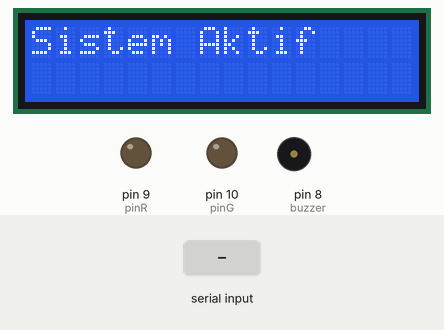
Simulated run of this sketch. Board: Arduino Uno, built with avr-gcc and run on an emulated ATmega328P. On the bench: 16×2 character LCD, output pins drawn as LEDs (lit = HIGH), buzzer (waves = sounding). The test bench sets the inputs (shaded band).

Above: at 1.2 s.
1.3 s: "0\n" received over Serial
At 2.0 s:
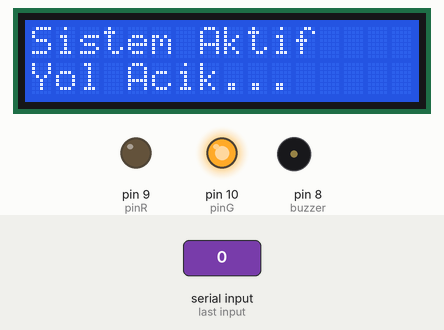
2.8 s: "1\n" received over Serial
At 4.0 s:
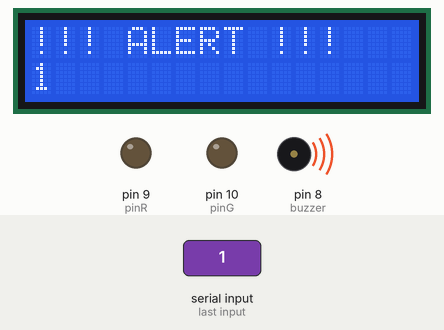
4.3 s: "2\n" received over Serial
At 5.4 s:
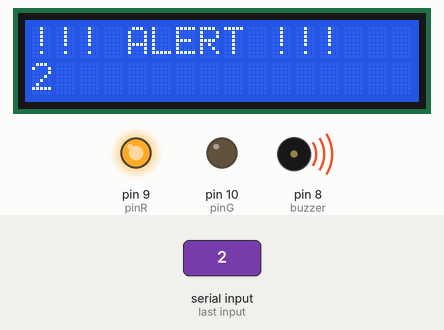
Timing chart, 0 to 7.3 s (numbered marks = the images above; inputs shaded):
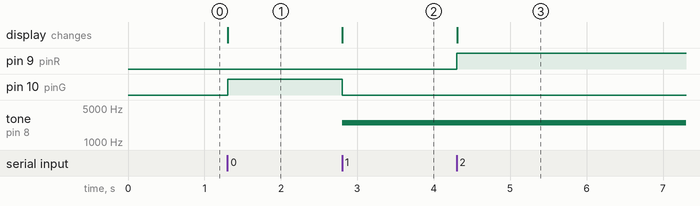

Measured:
- after the input at 1.3 s, pin 10 (pinG): LOW → HIGH at once; the display: changes at once (image 1)
- after the input at 2.8 s, pin 10 (pinG): HIGH → LOW at once; tone on pin 8 (buzzer): silent → 2500 Hz at once; the display: changes at once (image 2)
- after the input at 4.3 s, pin 9 (pinR): LOW → HIGH at once; the display: changes at once (image 3)

The sketch:

arduino_control.ino
```cpp
// Proje için LCD kütüphanesini ekliyoruz
#include <LiquidCrystal.h>

// LCD ekranımızın pin bağlantıları (Arduino'ya taktığımız pinler)
LiquidCrystal lcd(12, 11, 5, 4, 3, 2);

// Hangi pinde ne var onları tanımlıyoruz
const int buzzer = 8; // Alarmımız 8. pinde
const int pinR = 9; // Kırmızı LED'imiz (Tehlike durumu) 9. pinde
const int pinG = 10; // Yeşil LED'imiz (Normal durum) 10. pinde

void setup() {
  // Python koduyla haberleşmek için seri port hızını bilgisayardakiyle (9600) aynı yapıyoruz
  Serial.begin(9600);
  // 16 sütun ve 2 satırlık bir LCD kullandığımızı Arduino'ya söylüyoruz
  lcd.begin(16, 2);

  // LED'ler ve buzzer bize çıktı vereceği için OUTPUT yaptık
  pinMode(buzzer, OUTPUT);
  pinMode(pinR, OUTPUT);
  pinMode(pinG, OUTPUT);

  // Ekranı temizleyip ilk açılış mesajını yazdırıyoruz
  lcd.clear();
  lcd.print("Sistem Aktif");
}

void loop() {
  // Bilgisayardan (Python'dan) veri gelip gelmediğini kontrol ediyoruz
  if (Serial.available() > 0) {
    // Python'dan gönderilen metni satır sonuna kadar (enter'a basılana kadar) okuyoruz
    String veri = Serial.readStringUntil('\n');

    // Eğer Python bize "0" gönderdiyse, bu "Her şey normal, sürücü uyanık" demek
    if (veri == "0") {
      digitalWrite(pinR, LOW); // Kırmızı LED'i kapat
      digitalWrite(pinG, HIGH); // Yeşil LED'i yak (Güvendeyiz)
      noTone(buzzer); // Buzzer'ı sustur

      // LCD ekranda normal durumu gösteren hocamıza sunmalık yazılar
      lcd.clear();
      lcd.print("Sistem Aktif");
      lcd.setCursor(0, 1); // İkinci satıra geç
      lcd.print("Yol Acik...    ");
    }
    // Eğer 0 gelmediyse, demek ki bir tehlike var (Python hatanın adını gönderiyor)
    else {
      digitalWrite(pinG, LOW); // Yeşil LED'i kapat (Artık güvende değiliz)

      // Dikkat çekmek için Kırmızı LED'i polis çakarı gibi yanıp söndürüyoruz
      static bool toggle = false;
      digitalWrite(pinR, toggle ? HIGH : LOW);
      toggle = !toggle;

      // Hocam uyarı olsun diye buzzerı tiz bir seste (2500 Hz) çalıştırıyoruz
      tone(buzzer, 2500);

      // LCD ekranın birinci satırında Uyarı yazısı
      lcd.setCursor(0, 0);
      lcd.print("!!! ALERT !!!  ");

      // İkinci satırda da hatanın ne olduğunu (UYKU, ESNEME vb.) yazdırıyoruz
      lcd.setCursor(0, 1);
      // Gelen uzunluk değişebileceğinden ekranda önceki yazının kalıntısı kalmasın diye sonuna boşluk ekledik
      lcd.print(veri + "          ");
    }
  }
}
```
